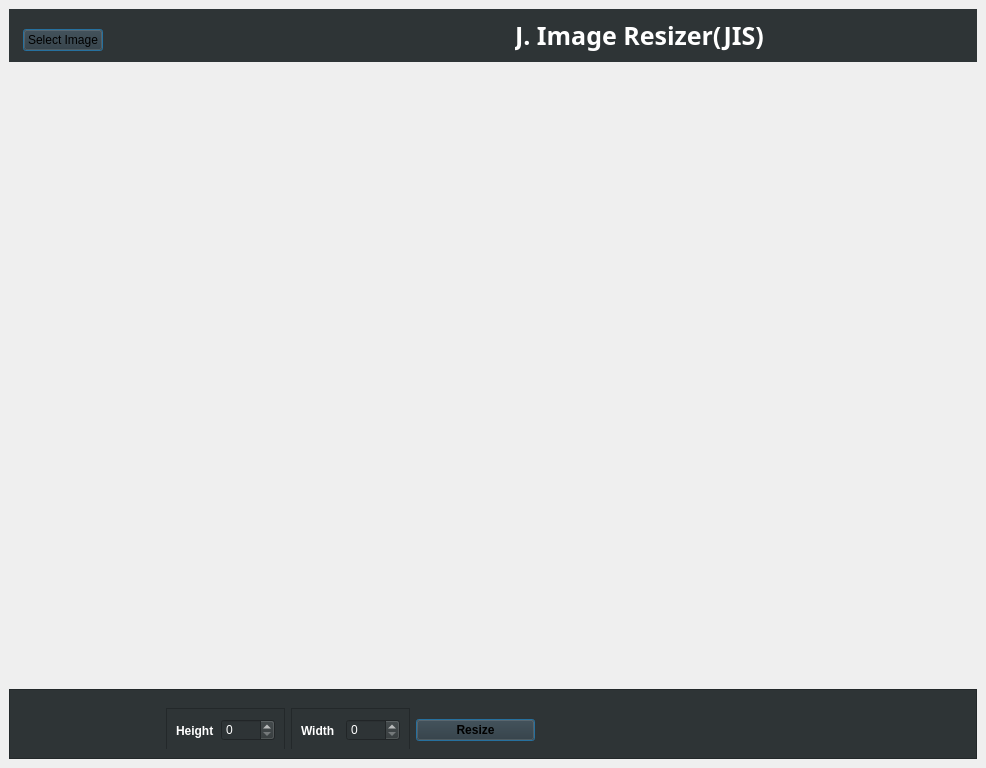
<?xml version="1.0" encoding="UTF-8"?>
<ui version="4.0">
 <class>image_resizer_mainwin</class>
 <widget class="QMainWindow" name="image_resizer_mainwin">
  <property name="geometry">
   <rect>
    <x>0</x>
    <y>0</y>
    <width>986</width>
    <height>768</height>
   </rect>
  </property>
  <property name="maximumSize">
   <size>
    <width>1024</width>
    <height>768</height>
   </size>
  </property>
  <property name="windowTitle">
   <string>J. Image Resizer</string>
  </property>
  <property name="windowOpacity">
   <double>0.980000000000000</double>
  </property>
  <property name="styleSheet">
   <string notr="true"/>
  </property>
  <widget class="QWidget" name="centralwidget">
   <layout class="QVBoxLayout" name="verticalLayout">
    <item alignment="Qt::AlignTop">
     <widget class="QFrame" name="frame_2">
      <property name="maximumSize">
       <size>
        <width>16777215</width>
        <height>150</height>
       </size>
      </property>
      <property name="frameShape">
       <enum>QFrame::NoFrame</enum>
      </property>
      <property name="frameShadow">
       <enum>QFrame::Raised</enum>
      </property>
      <layout class="QHBoxLayout" name="horizontalLayout">
       <property name="spacing">
        <number>0</number>
       </property>
       <property name="leftMargin">
        <number>0</number>
       </property>
       <property name="topMargin">
        <number>0</number>
       </property>
       <property name="rightMargin">
        <number>0</number>
       </property>
       <property name="bottomMargin">
        <number>0</number>
       </property>
       <item>
        <widget class="QFrame" name="hadder_frame">
         <property name="maximumSize">
          <size>
           <width>9999999</width>
           <height>80</height>
          </size>
         </property>
         <property name="styleSheet">
          <string notr="true">background-color: rgb(46, 52, 54);</string>
         </property>
         <property name="frameShape">
          <enum>QFrame::NoFrame</enum>
         </property>
         <property name="frameShadow">
          <enum>QFrame::Raised</enum>
         </property>
         <layout class="QHBoxLayout" name="horizontalLayout_2">
          <property name="spacing">
           <number>0</number>
          </property>
          <property name="leftMargin">
           <number>0</number>
          </property>
          <property name="topMargin">
           <number>0</number>
          </property>
          <property name="rightMargin">
           <number>0</number>
          </property>
          <property name="bottomMargin">
           <number>0</number>
          </property>
          <item alignment="Qt::AlignLeft">
           <widget class="QFrame" name="left_header_frame">
            <property name="maximumSize">
             <size>
              <width>200</width>
              <height>16777215</height>
             </size>
            </property>
            <property name="frameShape">
             <enum>QFrame::NoFrame</enum>
            </property>
            <property name="frameShadow">
             <enum>QFrame::Raised</enum>
            </property>
            <layout class="QHBoxLayout" name="horizontalLayout_4">
             <property name="leftMargin">
              <number>14</number>
             </property>
             <property name="bottomMargin">
              <number>0</number>
             </property>
             <item>
              <widget class="QPushButton" name="select_img_button">
               <property name="cursor">
                <cursorShape>PointingHandCursor</cursorShape>
               </property>
               <property name="text">
                <string>Select Image</string>
               </property>
               <property name="icon">
                <iconset resource="resources/image_resize_resources.qrc">
                 <normaloff>:/icons/image.png</normaloff>:/icons/image.png</iconset>
               </property>
               <property name="iconSize">
                <size>
                 <width>32</width>
                 <height>32</height>
                </size>
               </property>
               <property name="default">
                <bool>true</bool>
               </property>
               <property name="flat">
                <bool>false</bool>
               </property>
              </widget>
             </item>
            </layout>
           </widget>
          </item>
          <item alignment="Qt::AlignLeft">
           <widget class="QFrame" name="right_hadder_frame">
            <property name="frameShape">
             <enum>QFrame::NoFrame</enum>
            </property>
            <property name="frameShadow">
             <enum>QFrame::Raised</enum>
            </property>
            <layout class="QHBoxLayout" name="horizontalLayout_3">
             <item>
              <widget class="QLabel" name="logo_label">
               <property name="maximumSize">
                <size>
                 <width>50</width>
                 <height>16777215</height>
                </size>
               </property>
               <property name="text">
                <string/>
               </property>
               <property name="pixmap">
                <pixmap resource="../to_do_app_pyqt/resources/resources.qrc">:/icons/logo.png</pixmap>
               </property>
               <property name="scaledContents">
                <bool>true</bool>
               </property>
              </widget>
             </item>
             <item alignment="Qt::AlignLeft|Qt::AlignTop">
              <widget class="QLabel" name="main_title_label">
               <property name="font">
                <font>
                 <family>Nakula</family>
                 <pointsize>19</pointsize>
                 <weight>75</weight>
                 <bold>true</bold>
                </font>
               </property>
               <property name="styleSheet">
                <string notr="true">color: rgb(255, 255, 255);</string>
               </property>
               <property name="text">
                <string>J. Image Resizer(JIS)</string>
               </property>
              </widget>
             </item>
            </layout>
           </widget>
          </item>
         </layout>
        </widget>
       </item>
      </layout>
     </widget>
    </item>
    <item>
     <widget class="QFrame" name="frame">
      <property name="minimumSize">
       <size>
        <width>0</width>
        <height>500</height>
       </size>
      </property>
      <property name="frameShape">
       <enum>QFrame::NoFrame</enum>
      </property>
      <property name="frameShadow">
       <enum>QFrame::Raised</enum>
      </property>
      <layout class="QVBoxLayout" name="verticalLayout_2">
       <property name="spacing">
        <number>0</number>
       </property>
       <property name="leftMargin">
        <number>0</number>
       </property>
       <property name="topMargin">
        <number>0</number>
       </property>
       <property name="rightMargin">
        <number>0</number>
       </property>
       <property name="bottomMargin">
        <number>0</number>
       </property>
       <item>
        <widget class="QFrame" name="image_show_frame">
         <property name="frameShape">
          <enum>QFrame::NoFrame</enum>
         </property>
         <property name="frameShadow">
          <enum>QFrame::Raised</enum>
         </property>
         <layout class="QHBoxLayout" name="horizontalLayout_7">
          <property name="spacing">
           <number>0</number>
          </property>
          <property name="leftMargin">
           <number>0</number>
          </property>
          <property name="topMargin">
           <number>0</number>
          </property>
          <property name="rightMargin">
           <number>0</number>
          </property>
          <property name="bottomMargin">
           <number>0</number>
          </property>
          <item>
           <widget class="QLabel" name="image_show_label">
            <property name="styleSheet">
             <string notr="true"/>
            </property>
            <property name="text">
             <string/>
            </property>
           </widget>
          </item>
         </layout>
        </widget>
       </item>
       <item>
        <widget class="QFrame" name="frame_4">
         <property name="minimumSize">
          <size>
           <width>784</width>
           <height>70</height>
          </size>
         </property>
         <property name="maximumSize">
          <size>
           <width>16777215</width>
           <height>70</height>
          </size>
         </property>
         <property name="styleSheet">
          <string notr="true">background-color: rgb(46, 52, 54);</string>
         </property>
         <property name="frameShape">
          <enum>QFrame::StyledPanel</enum>
         </property>
         <property name="frameShadow">
          <enum>QFrame::Raised</enum>
         </property>
         <widget class="QFrame" name="frame_5">
          <property name="geometry">
           <rect>
            <x>10</x>
            <y>10</y>
            <width>764</width>
            <height>50</height>
           </rect>
          </property>
          <property name="minimumSize">
           <size>
            <width>764</width>
            <height>50</height>
           </size>
          </property>
          <property name="maximumSize">
           <size>
            <width>16777215</width>
            <height>50</height>
           </size>
          </property>
          <property name="styleSheet">
           <string notr="true">background-color: rgb(46, 52, 54);</string>
          </property>
          <property name="frameShape">
           <enum>QFrame::NoFrame</enum>
          </property>
          <property name="frameShadow">
           <enum>QFrame::Raised</enum>
          </property>
          <widget class="QFrame" name="frame_3">
           <property name="geometry">
            <rect>
             <x>138</x>
             <y>0</y>
             <width>387</width>
             <height>63</height>
            </rect>
           </property>
           <property name="frameShape">
            <enum>QFrame::NoFrame</enum>
           </property>
           <property name="frameShadow">
            <enum>QFrame::Raised</enum>
           </property>
           <layout class="QHBoxLayout" name="horizontalLayout_10">
            <item>
             <widget class="QFrame" name="frame_6">
              <property name="frameShape">
               <enum>QFrame::StyledPanel</enum>
              </property>
              <property name="frameShadow">
               <enum>QFrame::Raised</enum>
              </property>
              <layout class="QHBoxLayout" name="horizontalLayout_5">
               <item>
                <widget class="QLabel" name="label_2">
                 <property name="font">
                  <font>
                   <weight>75</weight>
                   <bold>true</bold>
                  </font>
                 </property>
                 <property name="styleSheet">
                  <string notr="true">color: rgb(255, 255, 255);</string>
                 </property>
                 <property name="text">
                  <string>Height</string>
                 </property>
                </widget>
               </item>
               <item>
                <widget class="QSpinBox" name="height_input">
                 <property name="styleSheet">
                  <string notr="true">color: rgb(255, 255, 255);</string>
                 </property>
                 <property name="maximum">
                  <number>1000</number>
                 </property>
                </widget>
               </item>
              </layout>
             </widget>
            </item>
            <item>
             <widget class="QFrame" name="frame_7">
              <property name="frameShape">
               <enum>QFrame::StyledPanel</enum>
              </property>
              <property name="frameShadow">
               <enum>QFrame::Raised</enum>
              </property>
              <layout class="QHBoxLayout" name="horizontalLayout_9">
               <item>
                <widget class="QLabel" name="label_4">
                 <property name="font">
                  <font>
                   <weight>75</weight>
                   <bold>true</bold>
                  </font>
                 </property>
                 <property name="styleSheet">
                  <string notr="true">color: rgb(255, 255, 255);</string>
                 </property>
                 <property name="text">
                  <string>Width</string>
                 </property>
                </widget>
               </item>
               <item>
                <widget class="QSpinBox" name="width_input">
                 <property name="styleSheet">
                  <string notr="true">color: rgb(255, 255, 255);</string>
                 </property>
                 <property name="maximum">
                  <number>1000</number>
                 </property>
                </widget>
               </item>
              </layout>
             </widget>
            </item>
            <item>
             <widget class="QPushButton" name="resize_btn">
              <property name="font">
               <font>
                <weight>75</weight>
                <bold>true</bold>
               </font>
              </property>
              <property name="cursor">
               <cursorShape>PointingHandCursor</cursorShape>
              </property>
              <property name="styleSheet">
               <string notr="true"/>
              </property>
              <property name="text">
               <string>Resize</string>
              </property>
              <property name="icon">
               <iconset resource="resources/image_resize_resources.qrc">
                <normaloff>:/icons/resize.png</normaloff>:/icons/resize.png</iconset>
              </property>
              <property name="iconSize">
               <size>
                <width>32</width>
                <height>32</height>
               </size>
              </property>
              <property name="autoDefault">
               <bool>false</bool>
              </property>
              <property name="default">
               <bool>true</bool>
              </property>
              <property name="flat">
               <bool>false</bool>
              </property>
             </widget>
            </item>
           </layout>
          </widget>
         </widget>
        </widget>
       </item>
      </layout>
     </widget>
    </item>
   </layout>
  </widget>
 </widget>
 <resources>
  <include location="../to_do_app_pyqt/resources/resources.qrc"/>
  <include location="resources/image_resize_resources.qrc"/>
  <include location="resources/image_resize_resources.qrc"/>
 </resources>
 <connections/>
</ui>
